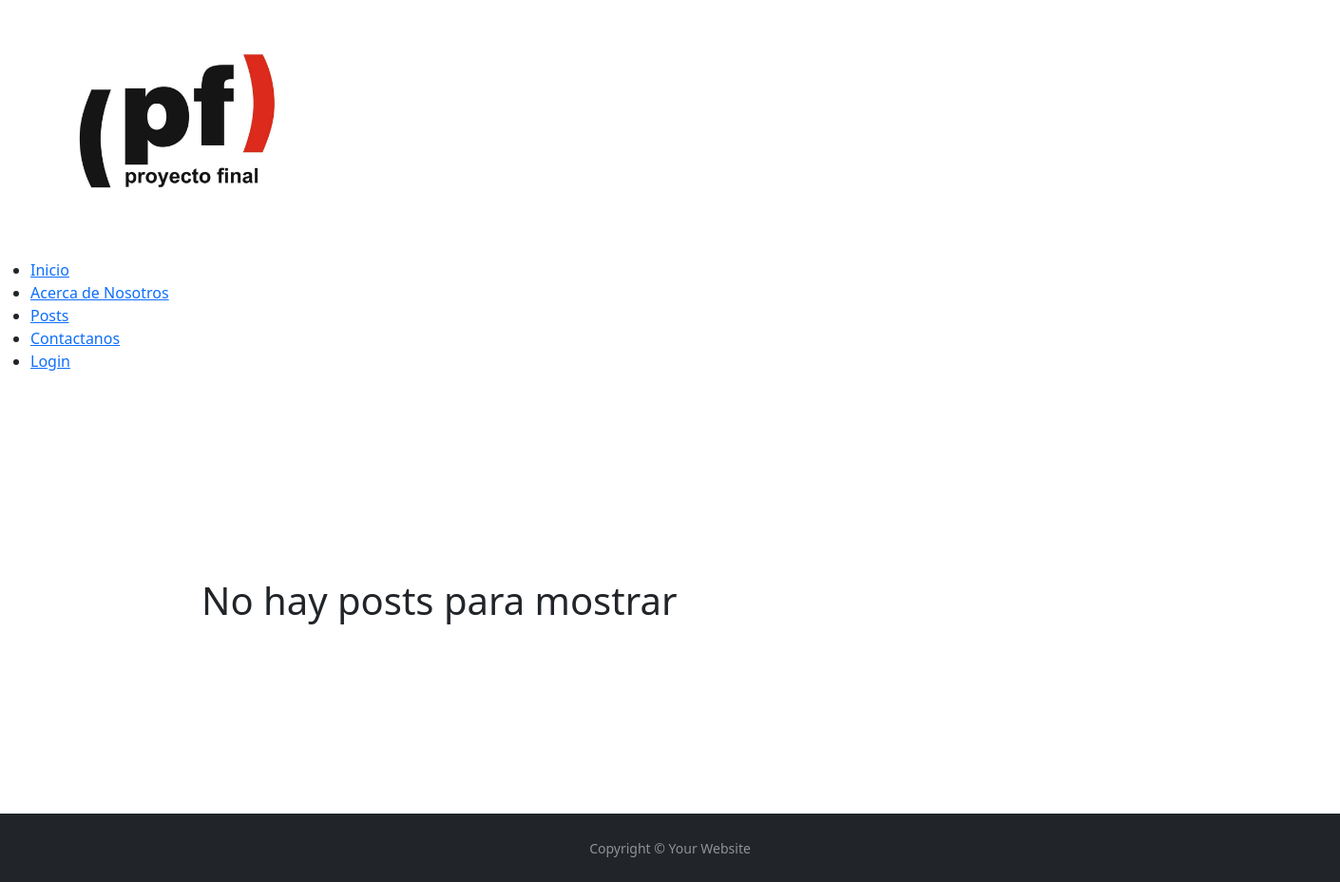
The app's page /posts/, older data.
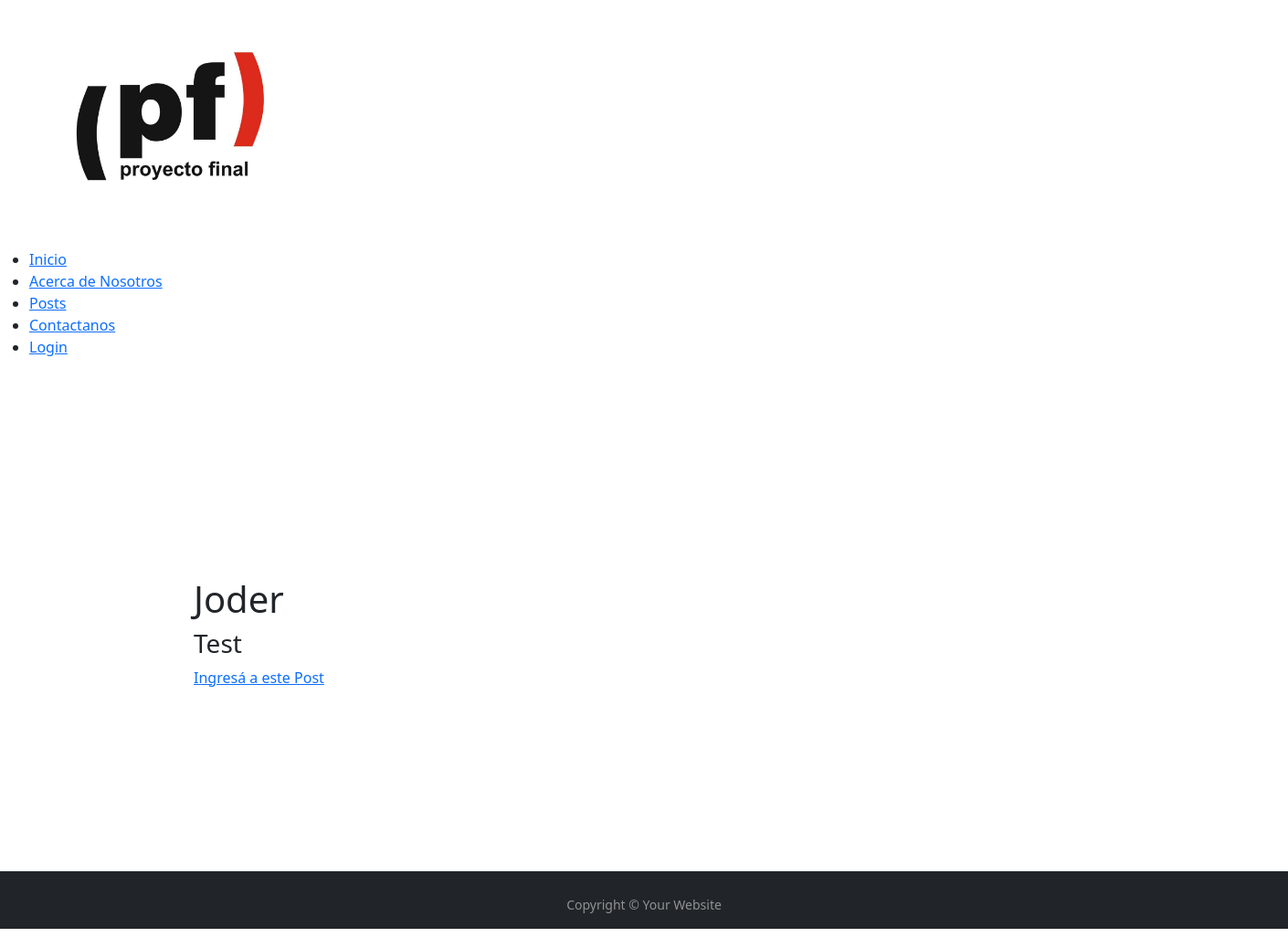
The same page, newer data.
### apps/posts/models.py (models this page shows, shortened)
class Post(models.Model):
    titulo = models.CharField(max_length=50, null=False)
    subtitulo = models.CharField(max_length=100, null=True, blank=True)
    fecha = models.DateTimeField(auto_now_add=True)
    texto = models.TextField(null=False)
    activo = models.BooleanField(default=True)
    usuario_FK = models.ForeignKey(Usuario, on_delete=models.SET_NULL, null=True)
    categoria = models.ForeignKey(Categoria, on_delete=models.SET_NULL, null=True, default='sin categoría')
    imagen = models.ImageField(null=True, blank=True, upload_to='media', default='static/post_default.png')
    publicado = models.DateTimeField(default=timezone.now)
    administrado = models.ManyToManyField(Colaborador, blank=True, through='ADMINxPOST')
    class Meta:
        ordering = ('-publicado',)

class Categoria(models.Model):
    nombre = models.CharField(max_length=30, null= False)
    def __str__(self):
        return self.nombre

### apps/posts/views.py (the view)
# urls.py: path('posts/', PostListView.as_view(), name='posts'),
class PostListView(ListView):
    model = Post
    template_name = "posts/posts.html"
    context_object_name = "posts"

### templates/posts/posts.html (shortened to what this page needs)
{% extends 'base.html' %}
{% block contenido %}
<div class="container-fluid" style="margin: 200px;">
    {% for i in posts %}
        <br>
        <h1>{{ i.titulo }}</h1>
        <h3>{{ i.categoria }}</h3>
        <a id="boton_post" href="{% url 'apps.posts:post_individual' i.id %}">
            Ingresá a este Post
        </a>
        <br>
        {% empty %}
        <h1>No hay posts para mostrar</h1>
    {% endfor %}
{% endblock %}

### templates/base.html (shortened to what this page needs)
{%load static %}
<!doctype html>
<html lang="es-ar">
    <head>
        <link
            href="https://cdn.jsdelivr.net/npm/bootstrap@5.3.2/dist/css/bootstrap.min.css"
            rel="stylesheet"
        />
    </head>
    <body>
        <header>
            <a class="flex-sm-fill text-sm-caner nav-link active" href="#">
                <img src="{% static 'img/PF.jpeg' %}"style="max-width: 300px; margin: 30px">
            </a>
            <nav class="nav nav-pills flex-column flex-sm-row">
                <ul class="nav-links">
                    <li><a href="{% url 'index' %}">Inicio</a></li>
                    <li><a href="#">Acerca de Nosotros</a></li>
                    <li><a href="{% url 'apps.posts:posts' %}">Posts</a></li>
                    <li><a href="{% url 'apps.contacto:contacto' %}">Contactanos</a></li>
                    {% if user.is_athenticated %}
                        <li><a href="{% url 'apps.usuario:logout' %}">Logout</a></li>
                    {% else %}
                        <li><a href="{% url 'apps.usuario:login' %}">Login</a></li>
                    {% endif %}
                </ul>
            </nav>
            {% block contenido %}
            {% endblock %}
        </header>
        <footer id="sticky-footer" class="flex-shrink-0 py-4 bg-dark text-white-50">
            <div class="container text-center">
                <small>Copyright &copy; Your Website</small>
            </div>
        </footer>
    </body>
</html>

Row changes from the older to the newer data that the page shows:
added Post: titulo "Joder", categoria "Test"
Text that changed along with them:
text no longer shown: "No hay posts para mostrar"
